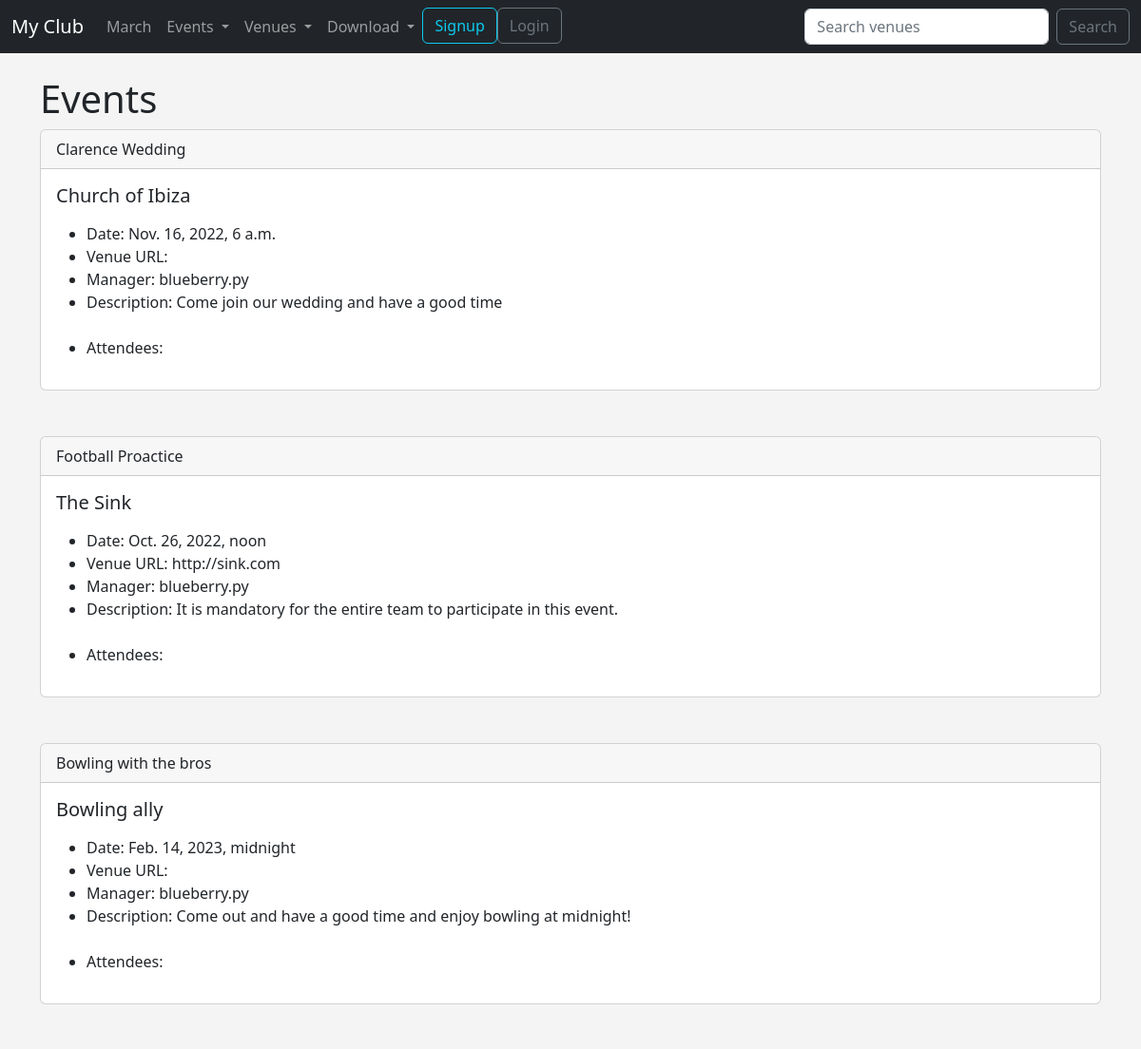
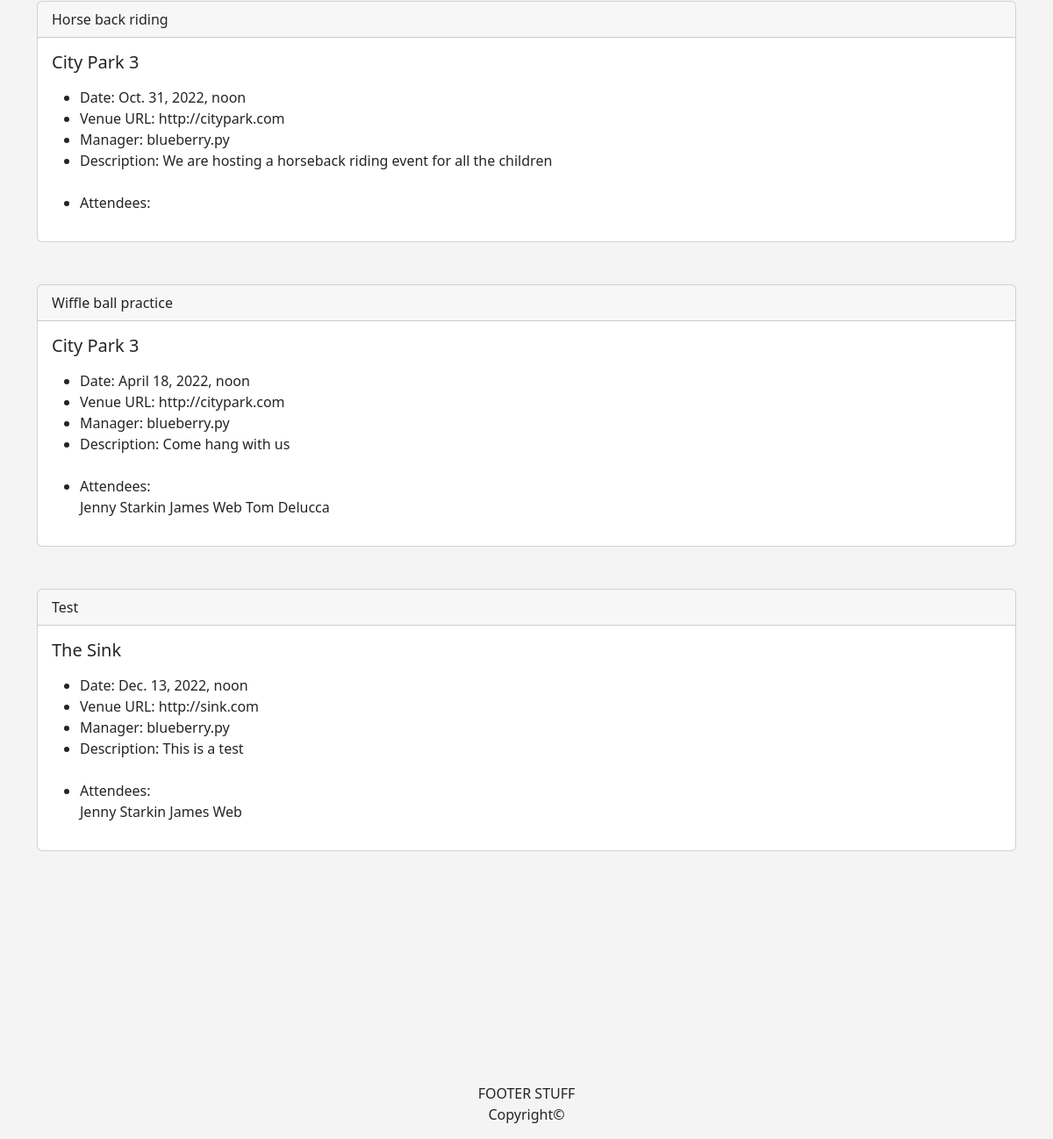
/events/, run on an earlier commit of the app's database (2 pictures, top to bottom).
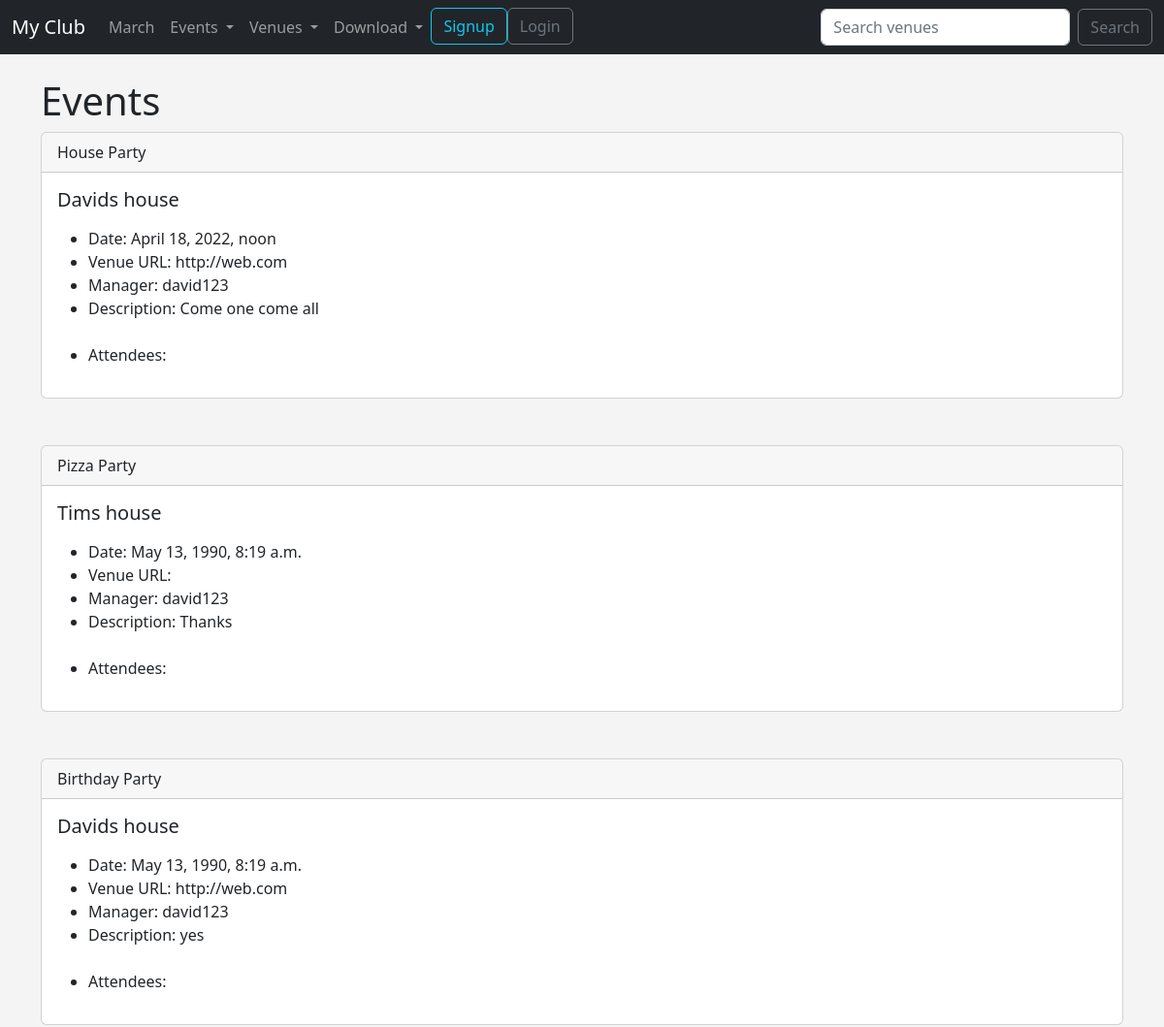
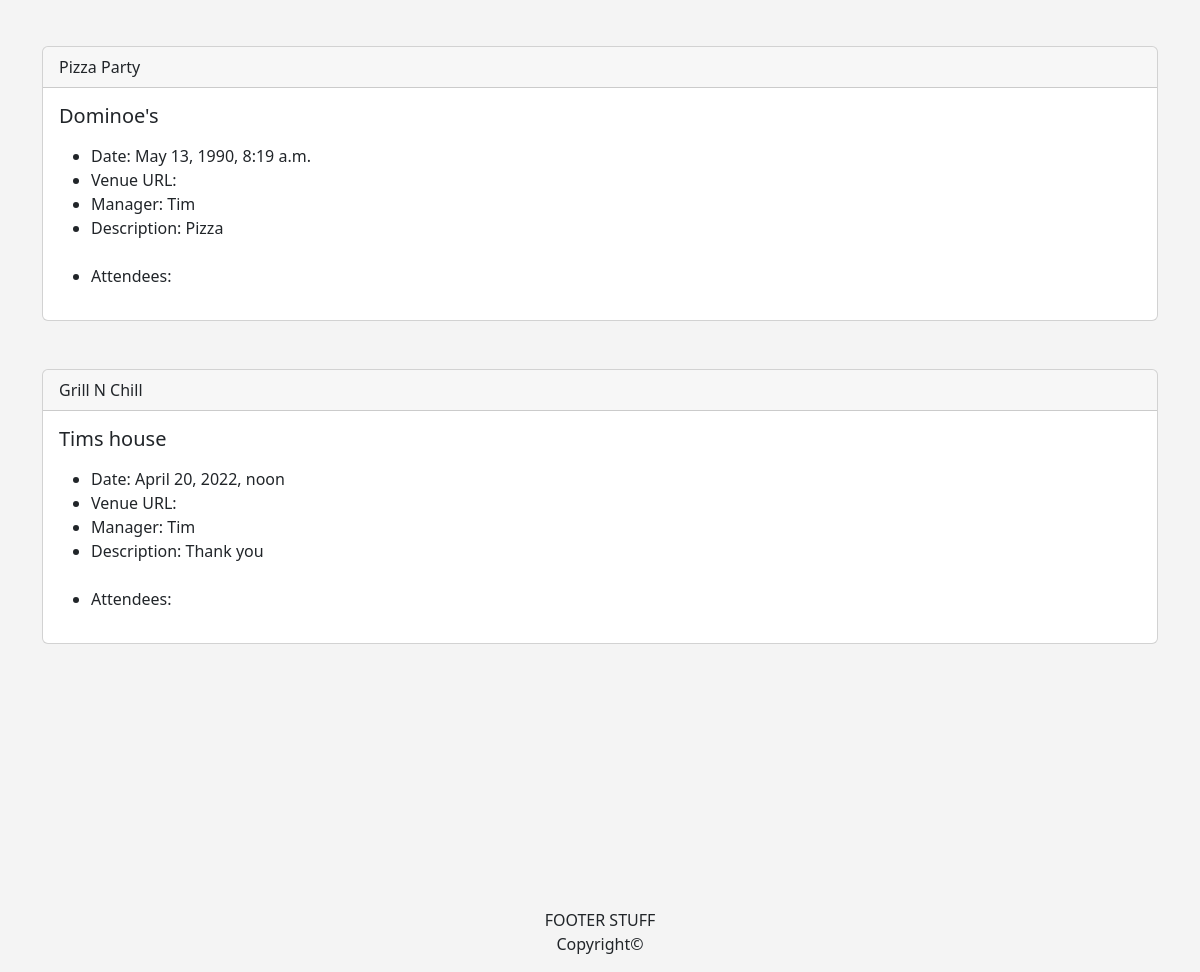
And on a later commit of the database (2 pictures, top to bottom).
### events/models.py (models this page shows)
class Event(models.Model):
    name = models.CharField('Event Name', max_length=120)
    event_date = models.DateTimeField('Event Date')
    venue = models.ForeignKey(Venue, blank=True, null=True, on_delete=models.CASCADE)
    manager = models.ForeignKey(User, blank=True, null=True, on_delete=models.SET_NULL)
    description = models.TextField(blank=True)
    attendees = models.ManyToManyField(MyClubUser, blank=True)
    def __str__(self):
        return self.name

class Venue(models.Model):
    name = models.CharField('Event Name', max_length=120)
    address = models.CharField('Address', max_length=300)
    zip_code = models.CharField('Zip Code', max_length=10)
    phone = models.CharField('Contact Phone', blank=True, max_length=25)
    web = models.URLField('Website Address', blank=True)
    email_address = models.EmailField('Email Address', blank=True)
    owner = models.IntegerField('Venue Owner', blank=False, default=1)
    def __str__(self):
        return self.name

class MyClubUser(models.Model):
    first_name = models.CharField(max_length=30)
    last_name = models.CharField(max_length=30)
    email = models.CharField(max_length=30)
    def __str__(self):
        return self.first_name + ' ' + self.last_name

### events/views.py (the view)
# urls.py: path('events/', views.all_events, name='events_list'),
def all_events(request):
    event_list = Event.objects.all()
    return render(request, 'events/events_list.html',
            {'event_list': event_list})

### events/templates/events/events_list.html (shortened to what this page needs)
{% extends 'events/base.html' %}
{% block content %}
<h1>Events</h1>
{% for event in event_list %}
<div class="card">
  <div class="card-header">
            {{ event }}</td>
  </div>
  <div class="card-body">
    <h5 class="card-title">{{ event.venue }}</h5>
    <p class="card-text">
        <ul>
            <li>Date: {{ event.event_date }} </li>
            <li>Venue URL: {{ event.venue.web }} </li>
            <li> Manager: {{ event.manager }} </li>
            <li>Description: {{ event.description }} </li>
            <br/>
            <li>Attendees:</li>
            {% for attendee in event.attendees.all %}
            {{ attendee }}
            {% endfor %}
        </ul>
    </p>
  </div>
</div>
<br/>
<br/>
{% endfor %}
{% endblock content %}

What changed in the data, as far as the page shows it:
removed Event: name "Clarence Wedding", venue "Church of Ibiza", event_date "Nov. 16, 2022, 6 a.m.", manager "blueberry.py", description "Come join our wedding and have a good time"
removed Event: name "Football Proactice", venue "The Sink", event_date "Oct. 26, 2022, noon", venue.web "http://sink.com", manager "blueberry.py", description "It is mandatory for the entire team to participate in this event."
removed Event: name "Bowling with the bros", venue "Bowling ally", event_date "Feb. 14, 2023, midnight", manager "blueberry.py", description "Come out and have a good time and enjoy bowling at midnight!"
removed Event: name "Horse back riding", venue "City Park 3", event_date "Oct. 31, 2022, noon", venue.web "http://citypark.com", manager "blueberry.py", description "We are hosting a horseback riding event for all the children"
removed Event: name "Wiffle ball practice", venue "City Park 3", event_date "April 18, 2022, noon", venue.web "http://citypark.com", manager "blueberry.py", description "Come hang with us"
no longer on this page (row unchanged): MyClubUser: first_name+last_name "Jenny Starkin"
no longer on this page (row unchanged): MyClubUser: first_name+last_name "James Web"
no longer on this page (row unchanged): MyClubUser: first_name+last_name "Tom Delucca", shown under "Wiffle ball practice"
removed Event: name "Test", venue "The Sink", event_date "Dec. 13, 2022, noon", venue.web "http://sink.com", manager "blueberry.py", description "This is a test"
added Event: name "House Party", venue "Davids house", event_date "April 18, 2022, noon", venue.web "http://web.com", manager "david123", description "Come one come all"
added Event: name "Pizza Party", venue "Tims house", event_date "May 13, 1990, 8:19 a.m.", manager "david123", description "Thanks"
added Event: name "Birthday Party", venue "Davids house", event_date "May 13, 1990, 8:19 a.m.", venue.web "http://web.com", manager "david123", description "yes"
added Event: name "Pizza Party", venue "Dominoe's", event_date "May 13, 1990, 8:19 a.m.", manager "Tim", description "Pizza"
added Event: name "Grill N Chill", venue "Tims house", event_date "April 20, 2022, noon", manager "Tim", description "Thank you"
